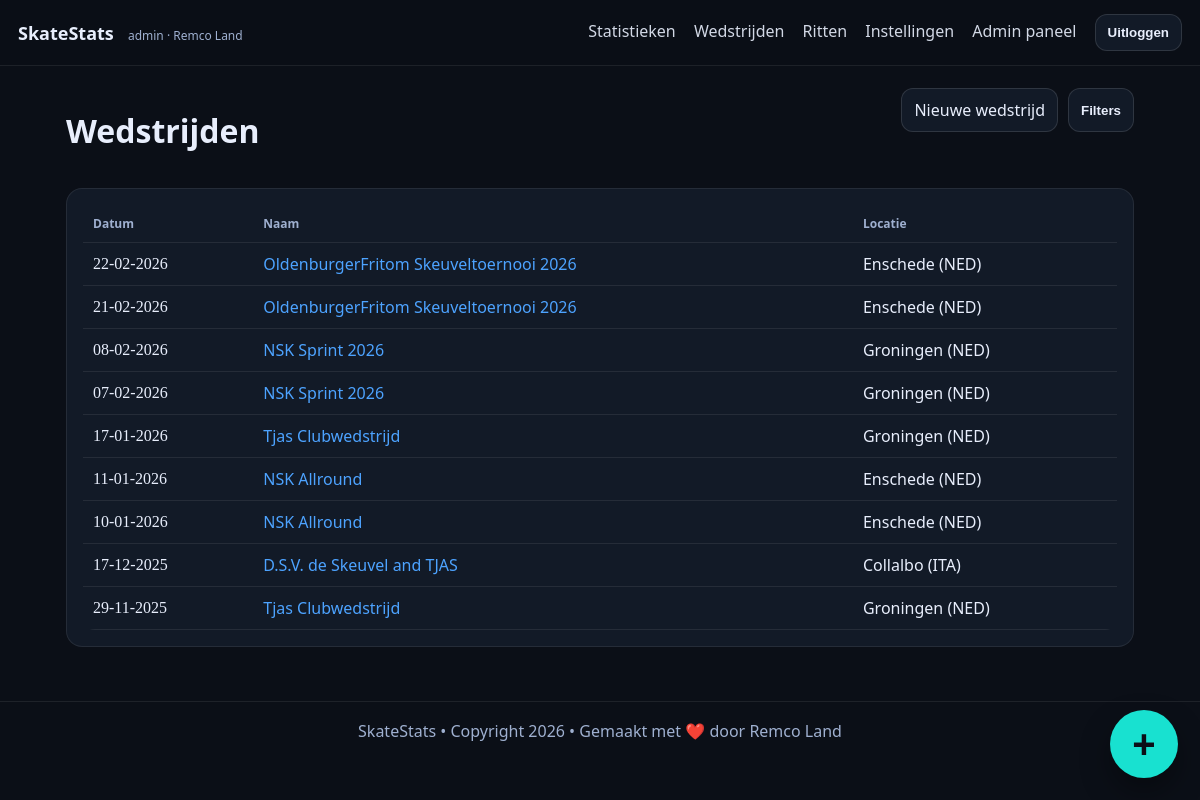
/competitions (signed in), run on the app's committed database.
### tables this page shows
CREATE TABLE user (
              id INTEGER PRIMARY KEY AUTOINCREMENT,
              username TEXT NOT NULL UNIQUE,
              password_hash TEXT NOT NULL,
              skater_id INTEGER NOT NULL UNIQUE,
              is_admin INTEGER NOT NULL DEFAULT 0,
              created_at TEXT NOT NULL,
              updated_at TEXT NOT NULL,
              last_login_at TEXT, theme_preference TEXT NOT NULL DEFAULT 'dark',
              FOREIGN KEY (skater_id) REFERENCES skater(id) ON DELETE RESTRICT
            );

CREATE TABLE skater (
              id INTEGER PRIMARY KEY AUTOINCREMENT,
              name TEXT NOT NULL UNIQUE
            );

CREATE TABLE competition (
              id INTEGER PRIMARY KEY AUTOINCREMENT,
              name TEXT NOT NULL,
              venue TEXT,
              competition_date TEXT NOT NULL, -- YYYY-MM-DD
              notes TEXT,
              created_at TEXT NOT NULL
            , owner_user_id INTEGER);

### app/main.py (the view)
@app.get("/competitions", response_class=HTMLResponse)
def competitions(
    request: Request,
    venue: str = "",
    date_from: str = "",
    date_to: str = "",
):
    current_user = require_user(request)
    filters = ["owner_user_id = ?"]
    params: list[object] = [int(current_user["id"])]
    selected_venue = venue.strip()
    selected_date_from = date_from.strip()
    selected_date_to = date_to.strip()
    if selected_venue:
        filters.append("LOWER(COALESCE(venue, '')) = ?")
        params.append(selected_venue.lower())
    error_message = ""
    try:
        if selected_date_from:
            filters.append("competition_date >= ?")
            params.append(parse_date_any(selected_date_from))
        if selected_date_to:
            filters.append("competition_date <= ?")
            params.append(parse_date_any(selected_date_to))
    except ValueError:
        error_message = "Ongeldige datumfilter."
        filters = ["owner_user_id = ?"]
        params = [int(current_user["id"])]
        if selected_venue:
            filters.append("LOWER(COALESCE(venue, '')) = ?")
            params.append(selected_venue.lower())
    where_sql = " AND ".join(filters)
    with db() as conn:
        comps = conn.execute(
            f"""
            SELECT id, name, venue, competition_date, notes
            FROM competition
            WHERE {where_sql}
            ORDER BY competition_date DESC, id DESC
            """,
            params,
        ).fetchall()
        venue_options = conn.execute(
            """
            SELECT DISTINCT venue
            FROM competition
            WHERE owner_user_id = ? AND venue IS NOT NULL AND TRIM(venue) != ''
            ORDER BY venue
            """,
            (int(current_user["id"]),),
        ).fetchall()
    return render(
        request,
        "competitions.html",
        comps=comps,
        venue_options=venue_options,
        selected_venue=selected_venue,
        selected_date_from=selected_date_from,
        selected_date_to=selected_date_to,
        error_message=error_message,
        filters_open=bool(error_message or selected_venue or selected_date_from or selected_date_to),
        fmt_date=fmt_date_ymd_to_dmy,
    )

### app/main.py (called while the page is built)
def fmt_date_ymd_to_dmy(ymd: str | None) -> str:
    if not ymd:
        return "-"
    try:
        d = datetime.strptime(ymd, "%Y-%m-%d")
        return d.strftime("%d-%m-%Y")
    except ValueError:
        return ymd

def db() -> sqlite3.Connection:
    conn = sqlite3.connect(DB_PATH)
    conn.execute("PRAGMA foreign_keys = ON")
    conn.row_factory = sqlite3.Row
    return conn

def get_user_by_id(conn: sqlite3.Connection, user_id: int) -> Optional[sqlite3.Row]:
    return conn.execute(
        """
        SELECT u.*, s.name AS skater_name
        FROM user u
        JOIN skater s ON s.id = u.skater_id
        WHERE u.id = ?
        """,
        (user_id,),
    ).fetchone()

def normalize_theme_preference(raw_value: str) -> str:
    value = (raw_value or "").strip().lower()
    if value == "light":
        return "light"
    if value == "system":
        return "system"
    return "dark"

def resolved_theme(theme_preference: str) -> str:
    return "dark" if normalize_theme_preference(theme_preference) == "system" else normalize_theme_preference(theme_preference)

def render(request: Request, template_name: str, **ctx) -> HTMLResponse:
    tpl = templates_env.get_template(template_name)
    current_user = getattr(request.state, "user", None)
    html = tpl.render(
        app_title=APP_TITLE,
        request=request,
        current_user=current_user,
        owner_name=current_user["skater_name"] if current_user else OWNER_NAME,
        theme_preference=normalize_theme_preference(current_user["theme_preference"]) if current_user else "dark",
        active_theme=resolved_theme(current_user["theme_preference"]) if current_user else "dark",
        **ctx,
    )
    return HTMLResponse(html)

def require_user(request: Request) -> sqlite3.Row:
    current_user = getattr(request.state, "user", None)
    if current_user is None:
        raise RuntimeError("missing authenticated user")
    return current_user

### app/templates/competitions.html (shortened to what this page needs)
{% extends "base.html" %}
{% block content %}
  <div class="row">
    <h1>Wedstrijden</h1>
    <div class="page-actions">
      <a class="btn" href="/competitions/new">Nieuwe wedstrijd</a>
      <button
        type="button"
        class="btn btn-secondary"
        id="competition-filters-toggle"
        aria-expanded="{% if filters_open %}true{% else %}false{% endif %}"
        aria-controls="competition-filters-panel"
      >
        Filters
      </button>
    </div>
  </div>
  <section class="card">
    {% if comps|length == 0 %}
      <p>Geen wedstrijden gevonden.</p>
    {% else %}
      <table>
        <thead>
          <tr><th>Datum</th><th>Naam</th><th>Locatie</th></tr>
        </thead>
        <tbody>
          {% for c in comps %}
            <tr>
              <td class="mono">{{ fmt_date(c.competition_date) }}</td>
              <td><a href="/competitions/{{ c.id }}">{{ c.name }}</a></td>
              <td>{{ c.venue or "-" }}</td>
            </tr>
          {% endfor %}
        </tbody>
      </table>
    {% endif %}
  </section>
{% endblock %}

### app/templates/base.html (shortened to what this page needs)
<!doctype html>
<html lang="nl" data-theme="{{ active_theme }}" data-theme-preference="{{ theme_preference }}">
  <head>
    <link rel="stylesheet" href="/static/style.css" />
  </head>
  <body data-theme="{{ active_theme }}" data-theme-preference="{{ theme_preference }}">
    <header class="topbar">
      <div class="brand">
        <a href="/">{{ app_title }}</a>
        {% if current_user %}
          <span class="tag">{{ current_user.username }} · {{ owner_name }}</span>
        {% else %}
          <span class="tag">login required</span>
        {% endif %}
      </div>
      {% if current_user %}
        <nav class="nav-desktop">
          <a href="/stats">Statistieken</a>
          <a href="/competitions">Wedstrijden</a>
          <a href="/races">Ritten</a>
          <a href="/account/settings">Instellingen</a>
          {% if current_user.is_admin == 1 %}
            <a href="/admin/users">Admin paneel</a>
          {% endif %}
          <form method="post" action="/logout" class="inline-form">
            <button type="submit" class="btn-secondary">Uitloggen</button>
          </form>
        </nav>
      {% endif %}
    </header>
    <main class="container">
      {% block content %}{% endblock %}
    </main>
    {% if current_user %}
      <div class="fab-menu" data-open="false">
        <button type="button" class="fab-toggle" aria-label="Snelle acties" aria-expanded="false">+</button>
      </div>
    {% endif %}
    <footer class="footer">
      <span>SkateStats • Copyright 2026 • Gemaakt met ❤️ door Remco Land</span>
    </footer>
  </body>
</html>

### app/static/style.css (style rules this page uses)
:root { --ease-standard:cubic-bezier(.22,1,.36,1); --ease-snappy:cubic-bezier(.34,1.56,.64,1); --bg-dark:#0b0f17; --bg:#0b0f17; --bg-light:#121a27; --text:#e8eefc; --text-muted:#9fb0d0; --highlight:rgba(255,255,255,.12); --border:rgba(255,255,255,.08); --border-muted:rgba(255,255,255,.08); --primary:#4da3ff; --secondary:#18e1d0; --danger:#c44536; --warning:#e8b52d; --success:#42b573; --info:#4da3ff; --card:var(--bg-light); --panel:var(--bg-light); --muted:var(--text-muted); --accent:var(--primary); --accent-contrast:var(--bg-dark); --border-strong:var(--highlight); --topbar-bg:color-mix(in oklch, var(--bg) 88%, transparent); --success-bg:color-mix(in oklch, var(--success) 18%, transparent); --success-border:color-mix(in oklch, var(--success) 42%, transparent); --success-text:var(--success); --error-bg:color-mix(in oklch, var(--danger) 18%, transparent); --error-border:color-mix(in oklch, var(--danger) 42%, transparent); --error-text:var(--danger); --warning-bg:color-mix(in oklch, var(--warning) 18%, transparent); --warning-border:color-mix(in oklch, var(--warning) 42%, transparent); --warning-text:var(--warning); --tooltip-bg:var(--bg-light); --tooltip-text:var(--text); --tooltip-muted:var(--text-muted); --tooltip-link-bg:var(--text); --tooltip-link-text:var(--bg); --spark-point-fill:var(--bg-light); --spark-point-stroke:var(--accent); --fab-action-bg:var(--bg-light); --fab-action-text:var(--text); --fab-action-border:var(--border); --fab-toggle-bg:var(--secondary); --fab-toggle-text:var(--bg-dark); }
* { box-sizing:border-box; }
body { margin:0; font-family:ui-sans-serif,system-ui; background:var(--bg); color:var(--text); transition:background .18s ease,color .18s ease; }
a { color:var(--accent); text-decoration:none; }
.topbar { position:sticky; top:0; background:var(--topbar-bg); backdrop-filter: blur(8px); border-bottom:1px solid var(--border); display:flex; justify-content:space-between; align-items:center; padding:14px 18px; }
.brand a { font-weight:800; font-size:18px; color:var(--text); }
.tag { margin-left:10px; color:var(--muted); font-size:12px; }
.nav-desktop a { margin-left:14px; color:var(--text); opacity:.9; }
.nav-desktop form { display:inline-flex; margin-left:14px; }
.container { max-width:1100px; margin:0 auto; padding:22px 16px 40px; }
.footer { border-top:1px solid var(--border); padding:18px; color:var(--muted); text-align:center; }
.card { background:var(--card); border:1px solid var(--border); border-radius:16px; padding:16px; margin:14px 0; overflow:hidden; }
.row { display:flex; justify-content:space-between; align-items:flex-start; gap:12px; flex-wrap:wrap; }
.page-actions { display:flex; gap:10px; flex-wrap:wrap; }
.btn { display:inline-block; padding:10px 12px; border-radius:12px; border:1px solid var(--border-strong); background:var(--panel); color:var(--text); transition:transform .18s var(--ease-standard), box-shadow .18s ease, filter .18s ease, border-color .18s ease; }
.page-actions .btn { display:inline-block; padding:10px 12px; border-radius:12px; border:1px solid var(--border-strong); }
.inline-form { display:inline; margin:0; }
button { padding:10px 12px; border-radius:12px; border:0; background:var(--accent); color:var(--accent-contrast); font-weight:800; cursor:pointer; transition:transform .18s var(--ease-standard), box-shadow .18s ease, filter .18s ease; }
.btn-secondary { background:var(--panel); color:var(--text); border:1px solid var(--border-strong); }
table { width:100%; border-collapse:collapse; overflow:hidden; border-radius:12px; }
th, td { padding:10px; border-bottom:1px solid var(--border); text-align:left; }
th { color:var(--muted); font-weight:700; font-size:12px; }
.mono { font-family:ui-monospace, SFMono-Regular, Menlo, Monaco, Consolas; }
.fab-menu { position:fixed; right:22px; bottom:22px; z-index:50; display:flex; flex-direction:column; align-items:flex-end; gap:14px; }
.fab-toggle { width:68px; height:68px; border-radius:50%; background:var(--fab-toggle-bg); color:var(--fab-toggle-text); font-size:40px; line-height:1; box-shadow:0 14px 30px rgba(0,0,0,.35); transition:transform .22s var(--ease-standard), box-shadow .22s ease, filter .18s ease; }
.js-reveal { --enter-offset:18px; --enter-scale:.985; }
body.motion-ready .js-reveal { opacity:0; transform:translateY(var(--enter-offset)) scale(var(--enter-scale)); animation:reveal-up .54s var(--ease-standard) forwards; animation-delay:calc(var(--enter-index, 0) * 55ms + 60ms); }

### data on the page
user: username "admin"
skater: name "Remco Land"
competition: competition_date "22-02-2026", name "OldenburgerFritom Skeuveltoernooi 2026", venue "Enschede (NED)"
competition: competition_date "21-02-2026", name "OldenburgerFritom Skeuveltoernooi 2026", venue "Enschede (NED)"
competition: competition_date "08-02-2026", name "NSK Sprint 2026", venue "Groningen (NED)"
competition: competition_date "07-02-2026", name "NSK Sprint 2026", venue "Groningen (NED)"
competition: competition_date "17-01-2026", name "Tjas Clubwedstrijd", venue "Groningen (NED)"
competition: competition_date "11-01-2026", name "NSK Allround", venue "Enschede (NED)"
competition: competition_date "10-01-2026", name "NSK Allround", venue "Enschede (NED)"
competition: competition_date "17-12-2025", name "D.S.V. de Skeuvel and TJAS", venue "Collalbo (ITA)"
competition: competition_date "29-11-2025", name "Tjas Clubwedstrijd", venue "Groningen (NED)"

### other printed values
{{ app_title }} "SkateStats"
